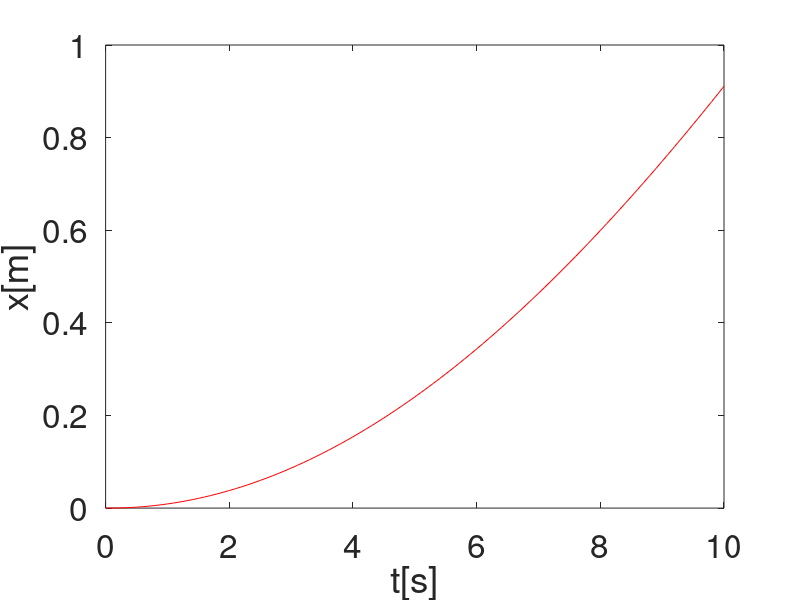
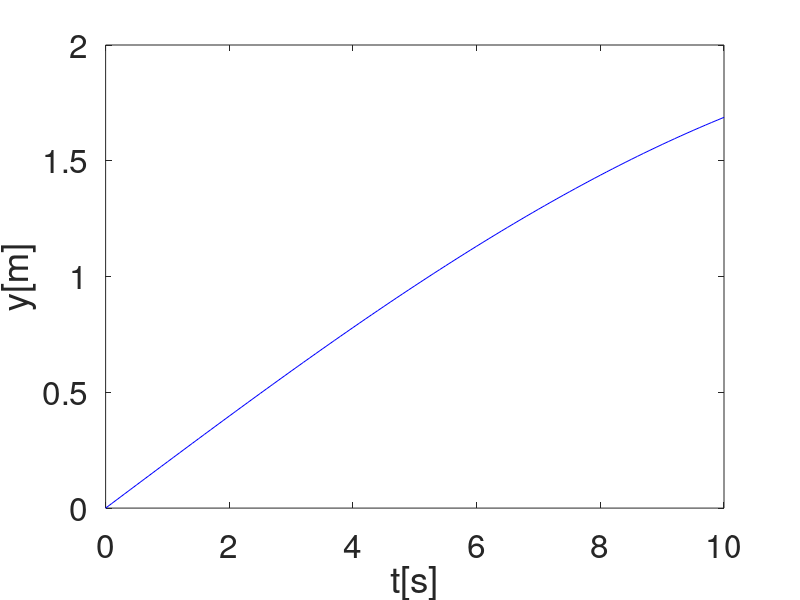
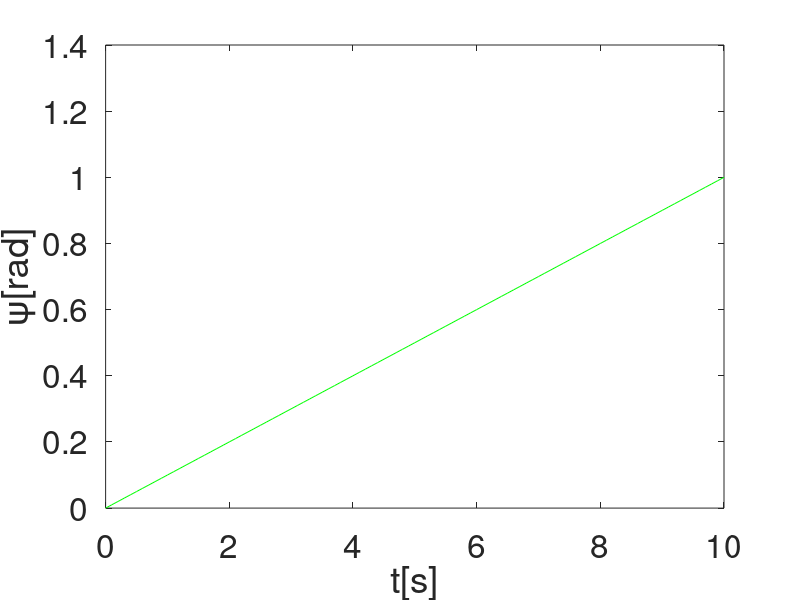
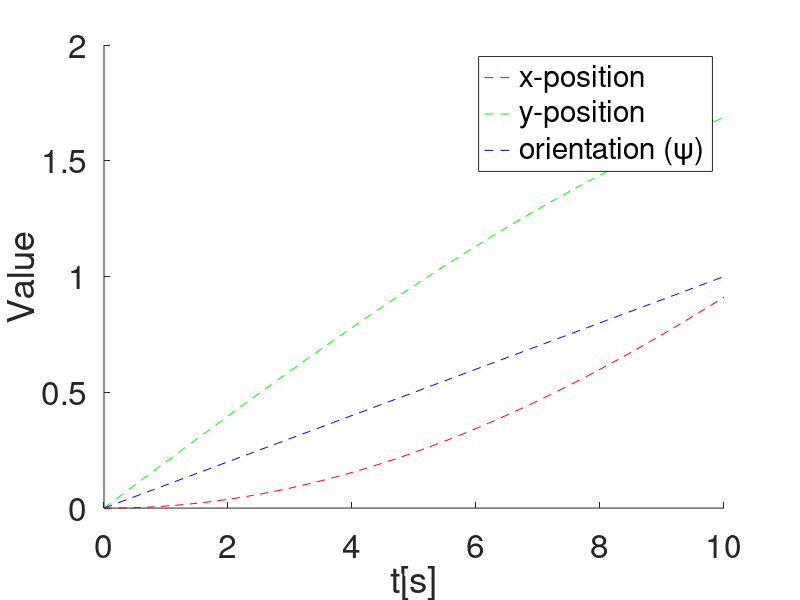

MATLAB code for these plots, in order:
%% Kinematic Simulation of a land-based mobile robot
clear all, clc; close all;

%% Simulation Parameters
dt = 0.1; % Step Size
ts = 10; % Simulation Time
t = 0:dt:ts; % Time Span

%% Initial Conditions
x0 = 0;
y0 = 0; 
psi0 = 0;

eta0 = [x0;y0;psi0];

eta(:,1)=eta0;


%% Loop starts here
for i = 1:length(t)
    psi = eta (3,i); % current orientation in radian OR 3rd row of eta

    % Jacobian Matrix
    J_psi = [cos(psi),-sin(psi),0;
             sin(psi),cos(psi),0;
             0,0,1;];

    % inputs in inverse kinematics
    %% Desired states (Generalized Coordinates)
    eta_d = [2-2*cos(0.1*t(i));2*sin(0.1*t(i));0.1*t(i)];
    eta_d_dot = [2*0.1*sin(0.1*t(i));2*0.1*cos(0.1*t(i));0.1];

    %%Vector of velocity input commands
    zeta(:,i) = inv(J_psi)*eta_d_dot;

    e(:,i) = eta_d - eta(:,i);

    eta_dot(:,i) = J_psi * zeta(:,i);

    eta(:,i+1) = eta(:,i) + dt * eta_dot(:,i); % Euler Method

end


%% Plotting Functions
figure
plot(t, eta(1, 1:end-1), 'r-');
set(gca, 'fontsize', 24);
xlabel('t[s]');
ylabel('x[m]');

figure
plot(t, eta(2, 1:end-1), 'b-');
set(gca, 'fontsize', 24);
xlabel('t[s]');
ylabel('y[m]');

figure
plot(t, eta(3, 1:end-1), 'g-');
set(gca, 'fontsize', 24);
xlabel('t[s]');
ylabel('\psi[rad]');

figure; %% in a single figure
hold on;
plot(t, eta(1, 1:end-1), 'r--', 'DisplayName', 'x-position');
plot(t, eta(2, 1:end-1), 'g--', 'DisplayName', 'y-position');
plot(t, eta(3, 1:end-1), 'b--', 'DisplayName', 'orientation (\psi)');

set(gca, 'fontsize', 24);
xlabel('t[s]');
ylabel('Value');
legend('show'); % Show the legend box with the names specified
hold off;

%% Animation (mobile robot motion animation)
l = 0.6; %length of mobile robot
w = 0.4; %width of mobile robot
% Mobile robot co-ordinates
mr_co = [-l/2,l/2,l/2,-l/2,-l/2;
         -w/2,-w/2,w/2,w/2,-w/2;];

figure 
for i = 1:length(t) % animation starts here
    psi = eta(3,i);
    R_psi = [cos(psi),-sin(psi);
             sin(psi), cos(psi);]; % 2D - rotation matrix
    v_pos = R_psi*mr_co;
    fill(v_pos(1,:)+eta(1,i),v_pos(2,:)+eta(2,i),'g')
    hold on, grid on; axis([-1 3 -1 3]), axis square
    plot(eta(1,1:i),eta(2,1:i),'g-');
    legend('Mobile Robot','Path'), set(gca,'fontsize',18)
    xlabel('x[m]');
    ylabel('y[m]');
    pause(0.1);
    hold off

end% animation ends here

%% Plot Error
figure
plot(t,e);
legend('x_e [m]','y_e [m]','\psi_e [rad]');
set(gca,'fontsize',18);
xlabel('t[s]');
ylabel('\eta_e [units]')



